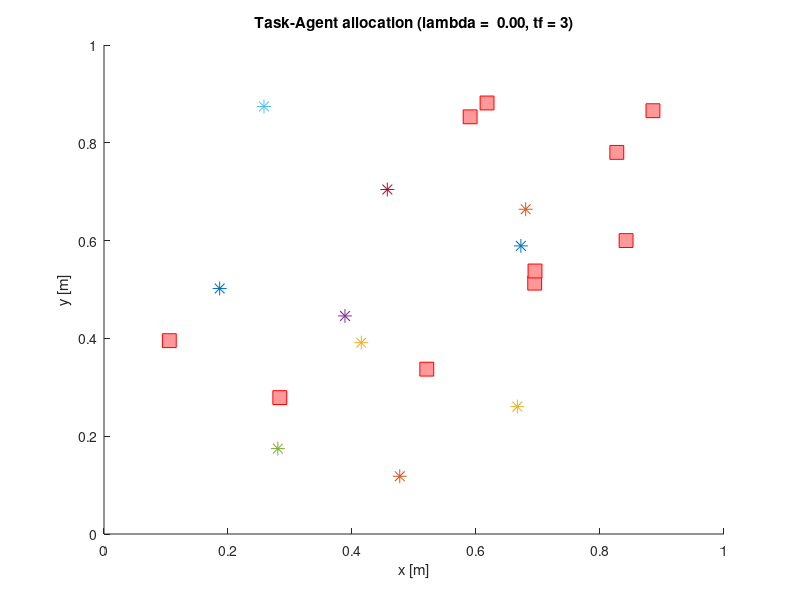

MATLAB code to generate this figure: (Note: this script raises an error after producing the figure.)
%% Decentralized Control for Dynamic Task Allocation Problems for Multi-Agent Systems with Auctions
% Analysis of the weight variation (lambda) between the reward and the cost of the tasks
%
% Author: Martin Braquet
% Date: September 2020

addpath('CNP_GCAA/');
close all; clear all;
rng('default');
rng(8);

CommLimit = 1;
use_GCAA = 1;
use_OPT = 0;

na = 10;
nt = 10;
Lt = 1;

map_width = 1;
comm_distance = 2 * map_width;

%velocity = 1:na;
%velocity = 1 * ones(1,nt);
max_speed = 0.1;
v_a = (2 * rand(na,2) - 1) * max_speed;

lambda = 1;
simu_time = 5;

% Reward after task completion
r_bar = rand(nt,1);
%r_bar = ones(nt,1);

% Probability that agent i successfully completes task j
prob_a_t = rand(na,nt);
%prob_a_t = 1*ones(na,nt);

Tasks.r_bar = r_bar;
Tasks.prob_a_t = prob_a_t;

Agents.N = na;
Agents.Lt = Lt * ones(1,na);
Agents.v_a = v_a;

costs = zeros(na, nt);
utility = zeros(na, nt);
rewards = zeros(na, nt);

% Fully connected graph
G = ~eye(Agents.N);

lambda_vector = 0:10:200;
n_lambda = length(lambda_vector);
simu_time_vector = 3; %1:1:6;
n_simu_time = length(simu_time_vector);
i_simu_time = 0;

for simu_time = simu_time_vector
    i_simu_time = i_simu_time + 1;
    i_lambda = 0;
    
    pos_a = (0.1 + 0.8 * rand(na,2)) * map_width;
    pos_t = (0.1 + 0.8 * rand(na,2)) * map_width;
    %tf_t = rand(nt,1) * simu_time;
    %tf_t = [5*ones(1,3) 10*ones(1,1)];
    tf_t =  simu_time / 1.05 * (1 + 0.05 * rand(nt,1));
    %tf_t = 10*ones(1,nt);

    [tf_t, idx] = sort(tf_t);
    pos_t = pos_t(idx,:);
    
    for lambda = lambda_vector
        i_lambda = i_lambda + 1;
        n_rounds = 40;
        time_step = simu_time / n_rounds;
        time_start = 0;

        figure; hold on;
        colors = lines(na);
        %subplot(n_lambda, n_simu_time, (i_lambda - 1) * n_lambda + i_simu_time);
        clf; hold on;
        xlim([0 map_width]);
        ylim([0 map_width]);
        xlabel('x [m]');
        ylabel('y [m]');
        title(sprintf('Task-Agent allocation (lambda = %5.2f, tf = %d)', lambda, simu_time));
        for i = 1:na
            plot(pos_a(i,1), pos_a(i,2), '*', 'Color', colors(i,:), 'MarkerSize', 10, 'DisplayName', 'Agents');
        end
        plot(pos_t(:,1), pos_t(:,2),'rs', 'MarkerSize', 10, 'DisplayName', 'Targets', 'MarkerFaceColor',[1 .6 .6]);
        PlotAgentRange(pos_a, comm_distance, colors, 'Comm Range')

        Agents.Pos = pos_a;
        Agents.v_a = v_a;

        Tasks.Pos = pos_t;
        Tasks.N = nt;
        Tasks.tf = tf_t;
        Tasks.lambda = lambda;

        for i = 1:na
            for j = 1:nt
                [~, ~, costs(i,j)] = ComputeCommandParams(pos_a(i,:), v_a(i,:), pos_t(j,:), tf_t(j));
                rewards(i,j) = r_bar(j) * prob_a_t(i,j);
                winners = zeros(na,nt);
                winners(i,j) = 1;
                utility(i,j) = CalcTaskUtility(pos_a, v_a, pos_t(j,:), tf_t(j), r_bar(j), j, prob_a_t, winners, lambda);
            end
        end

        if CommLimit
            for i = 1:na
                for j = (i+1):na
                    G(i,j) = norm(pos_a(i,:) - pos_a(j,:)) < comm_distance;
                    G(j,i) = G(i,j);
                end
            end
        end

        % GCAA solution
        tic; [S_GCAA, p_GCAA, S_GCAA_ALL] = GCAASolution(Agents, G, Tasks)
        toc;        

        if use_OPT
            % Optimal solution
            tic; [S_OPT, p_OPT, S_OPT_ALL] = OptimumSolution(Agents, G, Tasks);
            toc;
            [S_GCAA S_OPT]
        end

        % Find the optimal control solution for the given allocation p_GCAA
        X = OptimalControlSolution(pos_a, v_a, pos_t, p_GCAA, tf_t, time_step, n_rounds, na);
        PlotAlloc(X, n_rounds, na, colors, 'GCAA solution');

        legend(legendUnq(gca));
        drawnow;
    end
end